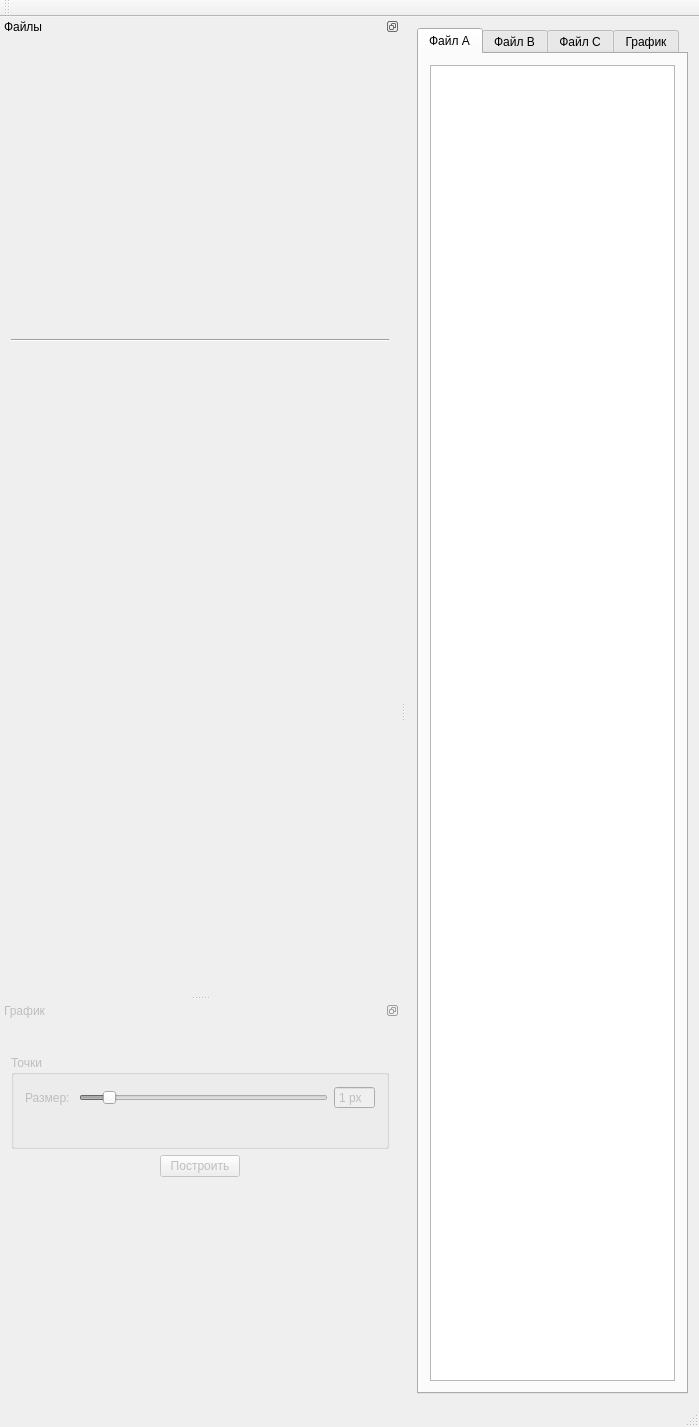
<?xml version="1.0" encoding="UTF-8"?>
<ui version="4.0">
 <class>MainWindow</class>
 <widget class="QMainWindow" name="MainWindow">
  <property name="geometry">
   <rect>
    <x>0</x>
    <y>0</y>
    <width>699</width>
    <height>1427</height>
   </rect>
  </property>
  <property name="windowTitle">
   <string>Мастер построения графиков</string>
  </property>
  <property name="windowIcon">
   <iconset resource="../src.qrc">
    <normaloff>:/icons/favicon.png</normaloff>:/icons/favicon.png</iconset>
  </property>
  <property name="documentMode">
   <bool>true</bool>
  </property>
  <widget class="QWidget" name="centralWidget">
   <layout class="QHBoxLayout" name="horizontalLayout_3">
    <item>
     <widget class="QTabWidget" name="tabWidget">
      <property name="currentIndex">
       <number>0</number>
      </property>
      <property name="documentMode">
       <bool>false</bool>
      </property>
      <property name="tabsClosable">
       <bool>false</bool>
      </property>
      <property name="movable">
       <bool>true</bool>
      </property>
      <widget class="QWidget" name="fileA_tab">
       <attribute name="title">
        <string>Файл А</string>
       </attribute>
       <layout class="QVBoxLayout" name="verticalLayout_2">
        <item>
         <widget class="QTableView" name="fileA_tv"/>
        </item>
       </layout>
      </widget>
      <widget class="QWidget" name="fileB_tab">
       <attribute name="title">
        <string>Файл В</string>
       </attribute>
       <layout class="QVBoxLayout" name="verticalLayout_3">
        <item>
         <widget class="QTableView" name="fileB_tv"/>
        </item>
       </layout>
      </widget>
      <widget class="QWidget" name="fileC_tab">
       <attribute name="title">
        <string>Файл С</string>
       </attribute>
       <layout class="QVBoxLayout" name="verticalLayout">
        <item>
         <widget class="QTableView" name="fileC_tv"/>
        </item>
       </layout>
      </widget>
      <widget class="QWidget" name="plot_tab">
       <attribute name="title">
        <string>График</string>
       </attribute>
       <layout class="QVBoxLayout" name="verticalLayout_4">
        <item>
         <widget class="QCustomPlot" name="plot_view" native="true"/>
        </item>
       </layout>
      </widget>
     </widget>
    </item>
   </layout>
  </widget>
  <widget class="QMenuBar" name="menuBar">
   <property name="geometry">
    <rect>
     <x>0</x>
     <y>0</y>
     <width>699</width>
     <height>21</height>
    </rect>
   </property>
  </widget>
  <widget class="QToolBar" name="mainToolBar">
   <attribute name="toolBarArea">
    <enum>TopToolBarArea</enum>
   </attribute>
   <attribute name="toolBarBreak">
    <bool>false</bool>
   </attribute>
  </widget>
  <widget class="QStatusBar" name="statusBar"/>
  <widget class="QDockWidget" name="file_dock">
   <property name="enabled">
    <bool>true</bool>
   </property>
   <property name="minimumSize">
    <size>
     <width>400</width>
     <height>487</height>
    </size>
   </property>
   <property name="features">
    <set>QDockWidget::DockWidgetFloatable|QDockWidget::DockWidgetMovable</set>
   </property>
   <property name="allowedAreas">
    <set>Qt::LeftDockWidgetArea|Qt::RightDockWidgetArea</set>
   </property>
   <property name="windowTitle">
    <string>Файлы</string>
   </property>
   <attribute name="dockWidgetArea">
    <number>1</number>
   </attribute>
   <widget class="QWidget" name="fileDock_cntnt">
    <layout class="QVBoxLayout" name="verticalLayout_5">
     <item>
      <widget class="FileWidget" name="fileA_widget" native="true">
       <property name="minimumSize">
        <size>
         <width>0</width>
         <height>140</height>
        </size>
       </property>
       <property name="autoFillBackground">
        <bool>true</bool>
       </property>
      </widget>
     </item>
     <item>
      <widget class="FileWidget" name="fileB_widget" native="true">
       <property name="minimumSize">
        <size>
         <width>0</width>
         <height>140</height>
        </size>
       </property>
       <property name="autoFillBackground">
        <bool>true</bool>
       </property>
      </widget>
     </item>
     <item>
      <widget class="Line" name="file_h_line">
       <property name="orientation">
        <enum>Qt::Horizontal</enum>
       </property>
      </widget>
     </item>
     <item>
      <widget class="FileWidget" name="fileC_widget" native="true">
       <property name="minimumSize">
        <size>
         <width>0</width>
         <height>140</height>
        </size>
       </property>
       <property name="autoFillBackground">
        <bool>true</bool>
       </property>
      </widget>
     </item>
     <item>
      <spacer name="file_v_spcr">
       <property name="orientation">
        <enum>Qt::Vertical</enum>
       </property>
       <property name="sizeHint" stdset="0">
        <size>
         <width>20</width>
         <height>486</height>
        </size>
       </property>
      </spacer>
     </item>
    </layout>
   </widget>
  </widget>
  <widget class="QDockWidget" name="plot_dock">
   <property name="enabled">
    <bool>false</bool>
   </property>
   <property name="minimumSize">
    <size>
     <width>400</width>
     <height>400</height>
    </size>
   </property>
   <property name="features">
    <set>QDockWidget::DockWidgetFloatable|QDockWidget::DockWidgetMovable</set>
   </property>
   <property name="allowedAreas">
    <set>Qt::LeftDockWidgetArea|Qt::RightDockWidgetArea</set>
   </property>
   <property name="windowTitle">
    <string>График</string>
   </property>
   <attribute name="dockWidgetArea">
    <number>1</number>
   </attribute>
   <widget class="QWidget" name="plotDock_cntnt">
    <layout class="QVBoxLayout" name="verticalLayout_8">
     <item>
      <widget class="AxisWidget" name="xAxis" native="true"/>
     </item>
     <item>
      <widget class="AxisWidget" name="yAxis" native="true"/>
     </item>
     <item>
      <widget class="AxisWidget" name="dxAxis" native="true"/>
     </item>
     <item>
      <widget class="AxisWidget" name="dyAxis" native="true"/>
     </item>
     <item>
      <widget class="QGroupBox" name="points_gb">
       <property name="title">
        <string>Точки</string>
       </property>
       <layout class="QVBoxLayout" name="verticalLayout_6">
        <item>
         <layout class="QHBoxLayout" name="pointsSize_H_lyt">
          <item>
           <widget class="QLabel" name="pointSize_lbl">
            <property name="text">
             <string>Размер: </string>
            </property>
            <property name="buddy">
             <cstring>pointSize_H_sld</cstring>
            </property>
           </widget>
          </item>
          <item>
           <widget class="QSlider" name="pointSize_H_sld">
            <property name="maximum">
             <number>10</number>
            </property>
            <property name="value">
             <number>1</number>
            </property>
            <property name="orientation">
             <enum>Qt::Horizontal</enum>
            </property>
           </widget>
          </item>
          <item>
           <widget class="QSpinBox" name="pointSize_sb">
            <property name="readOnly">
             <bool>true</bool>
            </property>
            <property name="buttonSymbols">
             <enum>QAbstractSpinBox::NoButtons</enum>
            </property>
            <property name="suffix">
             <string> px</string>
            </property>
            <property name="value">
             <number>1</number>
            </property>
           </widget>
          </item>
         </layout>
        </item>
        <item>
         <layout class="QHBoxLayout" name="pointsClr_H_lyt">
          <item>
           <widget class="ColorButton" name="pointClr" native="true">
            <property name="minimumSize">
             <size>
              <width>40</width>
              <height>0</height>
             </size>
            </property>
           </widget>
          </item>
          <item>
           <spacer name="pointsClr_H_spcr">
            <property name="orientation">
             <enum>Qt::Horizontal</enum>
            </property>
            <property name="sizeHint" stdset="0">
             <size>
              <width>40</width>
              <height>20</height>
             </size>
            </property>
           </spacer>
          </item>
         </layout>
        </item>
       </layout>
      </widget>
     </item>
     <item>
      <layout class="QHBoxLayout" name="buld_lyt">
       <item>
        <spacer name="build_lh_spcr">
         <property name="orientation">
          <enum>Qt::Horizontal</enum>
         </property>
         <property name="sizeHint" stdset="0">
          <size>
           <width>40</width>
           <height>20</height>
          </size>
         </property>
        </spacer>
       </item>
       <item>
        <widget class="QPushButton" name="build_btn">
         <property name="text">
          <string>Построить</string>
         </property>
        </widget>
       </item>
       <item>
        <spacer name="build_rh_spcr">
         <property name="orientation">
          <enum>Qt::Horizontal</enum>
         </property>
         <property name="sizeHint" stdset="0">
          <size>
           <width>40</width>
           <height>20</height>
          </size>
         </property>
        </spacer>
       </item>
      </layout>
     </item>
     <item>
      <spacer name="plotDock_V_spcr">
       <property name="orientation">
        <enum>Qt::Vertical</enum>
       </property>
       <property name="sizeHint" stdset="0">
        <size>
         <width>20</width>
         <height>40</height>
        </size>
       </property>
      </spacer>
     </item>
    </layout>
   </widget>
  </widget>
 </widget>
 <layoutdefault spacing="6" margin="11"/>
 <customwidgets>
  <customwidget>
   <class>QCustomPlot</class>
   <extends>QWidget</extends>
   <header>widgets/qcustomplot.h</header>
   <container>1</container>
  </customwidget>
  <customwidget>
   <class>FileWidget</class>
   <extends>QWidget</extends>
   <header>widgets/filewidget.h</header>
   <container>1</container>
  </customwidget>
  <customwidget>
   <class>ColorButton</class>
   <extends>QWidget</extends>
   <header>widgets/colorbutton.h</header>
   <container>1</container>
  </customwidget>
  <customwidget>
   <class>AxisWidget</class>
   <extends>QWidget</extends>
   <header>widgets/axiswidget.h</header>
   <container>1</container>
  </customwidget>
 </customwidgets>
 <resources>
  <include location="../src.qrc"/>
 </resources>
 <connections>
  <connection>
   <sender>pointSize_H_sld</sender>
   <signal>sliderMoved(int)</signal>
   <receiver>pointSize_sb</receiver>
   <slot>setValue(int)</slot>
   <hints>
    <hint type="sourcelabel">
     <x>305</x>
     <y>626</y>
    </hint>
    <hint type="destinationlabel">
     <x>371</x>
     <y>622</y>
    </hint>
   </hints>
  </connection>
 </connections>
</ui>
